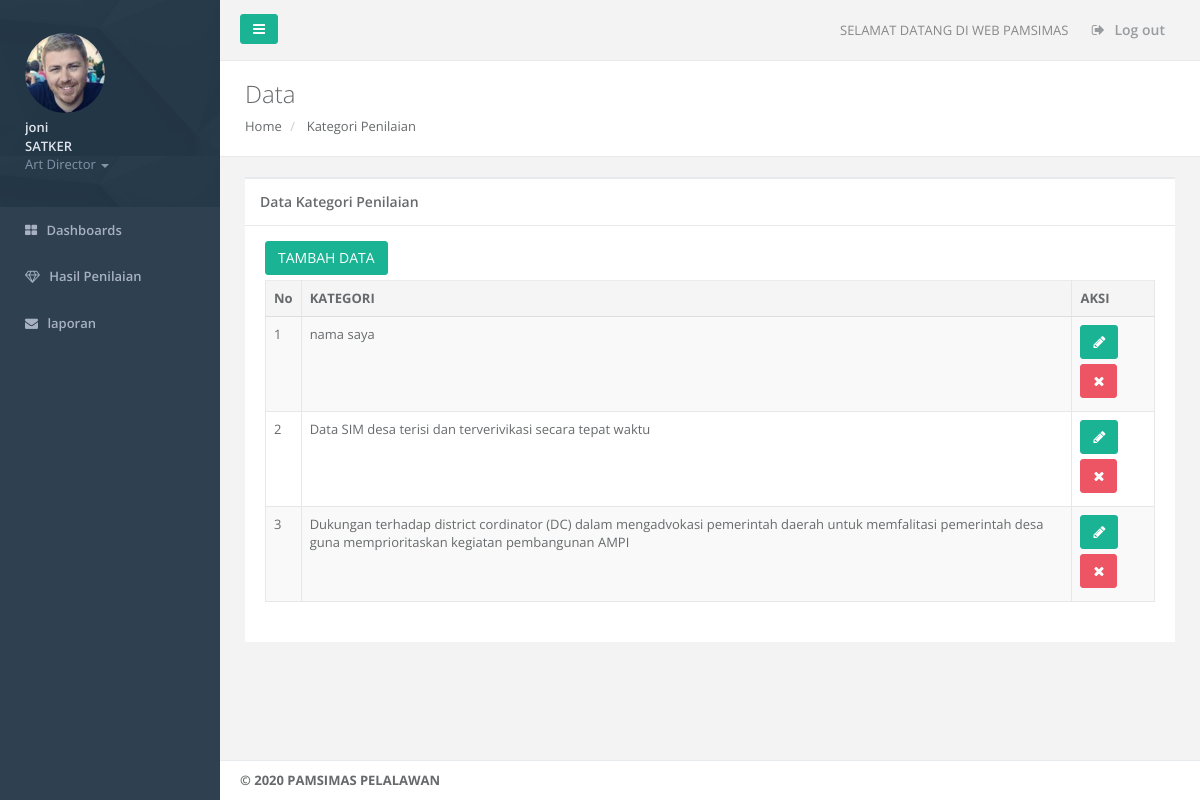
/kuesioner_kategori_view.php (signed in), run on the app's committed database.
### tables this page shows
CREATE TABLE IF NOT EXISTS `kuesioner_kategori` (
  `kuesioner_kategori_id` int(11) NOT NULL AUTO_INCREMENT,
  `kuesioner_kategori` text NOT NULL,
  PRIMARY KEY (`kuesioner_kategori_id`)
);

### kuesioner_kategori_view.php (the view, shortened to what this page needs)
<?php include "config.php";
if (empty($_SESSION['username']) AND
    empty($_SESSION['password']))
    {include "login.php";}
    else {
      if ($_SESSION['jabatan'] == "SATKER") {
?>
<!DOCTYPE html>
<html>
<head>
    <link href="css/bootstrap.min.css" rel="stylesheet">
    <link href="font-awesome/css/font-awesome.css" rel="stylesheet">
    <link href="css/plugins/iCheck/custom.css" rel="stylesheet">
    <link href="css/animate.css" rel="stylesheet">
    <link href="css/style.css" rel="stylesheet">
    <link href="css/plugins/awesome-bootstrap-checkbox/awesome-bootstrap-checkbox.css" rel="stylesheet">
</head>
<body>
 <div id="wrapper">
        <nav class="navbar-default navbar-static-side" role="navigation">
           <?php
           include "sidebar_fs.php";  ?>
        </nav>
        <div id="page-wrapper" class="gray-bg dashbard-1">
        <div class="row border-bottom">
        <nav class="navbar navbar-static-top" role="navigation" style="margin-bottom: 0">
        <?php include "navbar.php";  ?>
        </nav>
        </div>
        <div class="row wrapper border-bottom white-bg page-heading">
                <div class="col-lg-10">
                    <h2>Data</h2>
                    <ol class="breadcrumb">
                        <li>
                            <a href="home.php">Home</a>
                        </li>
                        <li>
                            <a href="pegawai_view.php">Kategori Penilaian</a>
                        </li>
                    </ol>
                </div>
            </div>
            <div class="wrapper wrapper-content animated fadeInRight">
            <div class="row">
                <div class="col-lg-12">
                    <div class="ibox float-e-margins">
                        <div class="ibox-title">
                            <h5>Data Kategori Penilaian</h5>
                        </div>
                        <div class="ibox-content">
                            <a href='kuesioner_kategori_add.php' class='btn btn-primary'>TAMBAH DATA</a>
                            <div class="table-responsive">
                              <table class="table table-striped table-bordered table-hover dataTables-example" >
                                  <thead>
                                          <tr>
                                              <th width="10px" >No</th>
                                              <th  >KATEGORI</th>
                                              <th >AKSI</th>
                                          </tr>
                                      </thead>
                                      <tbody>
                                         <?php
                          $queri = "SELECT * FROM kuesioner_kategori";
                          $hasil = mysqli_query($koneksi,$queri);
                          $no=1;
                          while($kolom=mysqli_fetch_assoc($hasil))
                          {
                                  echo "
                                  <tr>
                                      <td>$no</td>
                                      <td>$kolom[kuesioner_kategori]</td>
                                      <td>
                                      <a href='kuesioner_kategori_edit.php?id=$kolom[kuesioner_kategori_id]'  class='btn btn-primary'><i class='fa fa-pencil'></i></a>
                                      <a href='kuesioner_kategori_hapus.php?id=$kolom[kuesioner_kategori_id]' onclick=\"return confirm('Apakah anda yakin akan menghapus :)\" class='btn btn-danger'><i class='fa fa-times'></i></a>
                                      </td>
                                  </tr>
                                  ";
                                  $no=$no+1;
                          }
                      ?>
                                      </tbody>
                              </table>
                        </div>
                        </div>
                    </div>
                </div>
            </div>
        </div>
        <div class="footer">
            <?php
                include 'footer.php';
            ?>
        </div>
        </div>
        </div>
</body>
</html>
<?php
      }else{ include "home.php";} }; ?>

### data on the page
kuesioner_kategori: kuesioner_kategori "nama saya"
kuesioner_kategori: kuesioner_kategori "Data SIM desa terisi dan terverivikasi secara tepat waktu"
kuesioner_kategori: kuesioner_kategori "Dukungan terhadap district cordinator (DC) dalam mengadvokasi pemerintah daerah untuk memfalitasi pemerintah desa guna memprioritaskan kegiatan pembangunan AMPI"

### other printed values
$_SESSION[nama] "joni"
$_SESSION[jabatan] "SATKER"
